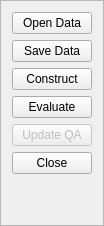
        <widget class="QFrame" name="frame_38">
         <property name="sizePolicy">
          <sizepolicy hsizetype="Preferred" vsizetype="MinimumExpanding">
           <horstretch>0</horstretch>
           <verstretch>0</verstretch>
          </sizepolicy>
         </property>
         <property name="minimumSize">
          <size>
           <width>0</width>
           <height>20</height>
          </size>
         </property>
         <property name="maximumSize">
          <size>
           <width>100</width>
           <height>16777215</height>
          </size>
         </property>
         <property name="frameShape">
          <enum>QFrame::StyledPanel</enum>
         </property>
         <property name="frameShadow">
          <enum>QFrame::Raised</enum>
         </property>
         <layout class="QVBoxLayout" name="verticalLayout_7">
          <item>
           <widget class="QPushButton" name="btnOpenData">
            <property name="font">
             <font>
              <family>Arial</family>
              <weight>50</weight>
              <bold>false</bold>
             </font>
            </property>
            <property name="text">
             <string>Open Data</string>
            </property>
           </widget>
          </item>
          <item>
           <widget class="QPushButton" name="btnSaveData">
            <property name="font">
             <font>
              <family>Arial</family>
              <weight>50</weight>
              <bold>false</bold>
             </font>
            </property>
            <property name="text">
             <string>Save Data</string>
            </property>
           </widget>
          </item>
          <item>
           <widget class="QPushButton" name="btnConstruct">
            <property name="font">
             <font>
              <family>Arial</family>
              <weight>50</weight>
              <bold>false</bold>
             </font>
            </property>
            <property name="text">
             <string>Construct</string>
            </property>
           </widget>
          </item>
          <item>
           <widget class="QPushButton" name="btnEvaluate">
            <property name="enabled">
             <bool>true</bool>
            </property>
            <property name="font">
             <font>
              <weight>50</weight>
              <bold>false</bold>
             </font>
            </property>
            <property name="text">
             <string>Evaluate</string>
            </property>
           </widget>
          </item>
          <item>
           <widget class="QPushButton" name="btnUpdateQA">
            <property name="enabled">
             <bool>false</bool>
            </property>
            <property name="font">
             <font>
              <weight>50</weight>
              <bold>false</bold>
             </font>
            </property>
            <property name="text">
             <string>Update QA</string>
            </property>
           </widget>
          </item>
          <item>
           <widget class="QPushButton" name="btnClose">
            <property name="font">
             <font>
              <weight>50</weight>
              <bold>false</bold>
             </font>
            </property>
            <property name="text">
             <string>Close</string>
            </property>
           </widget>
          </item>
          <item>
           <spacer name="verticalSpacer">
            <property name="orientation">
             <enum>Qt::Vertical</enum>
            </property>
            <property name="sizeHint" stdset="0">
             <size>
              <width>20</width>
              <height>40</height>
             </size>
            </property>
           </spacer>
          </item>
         </layout>
        </widget>
